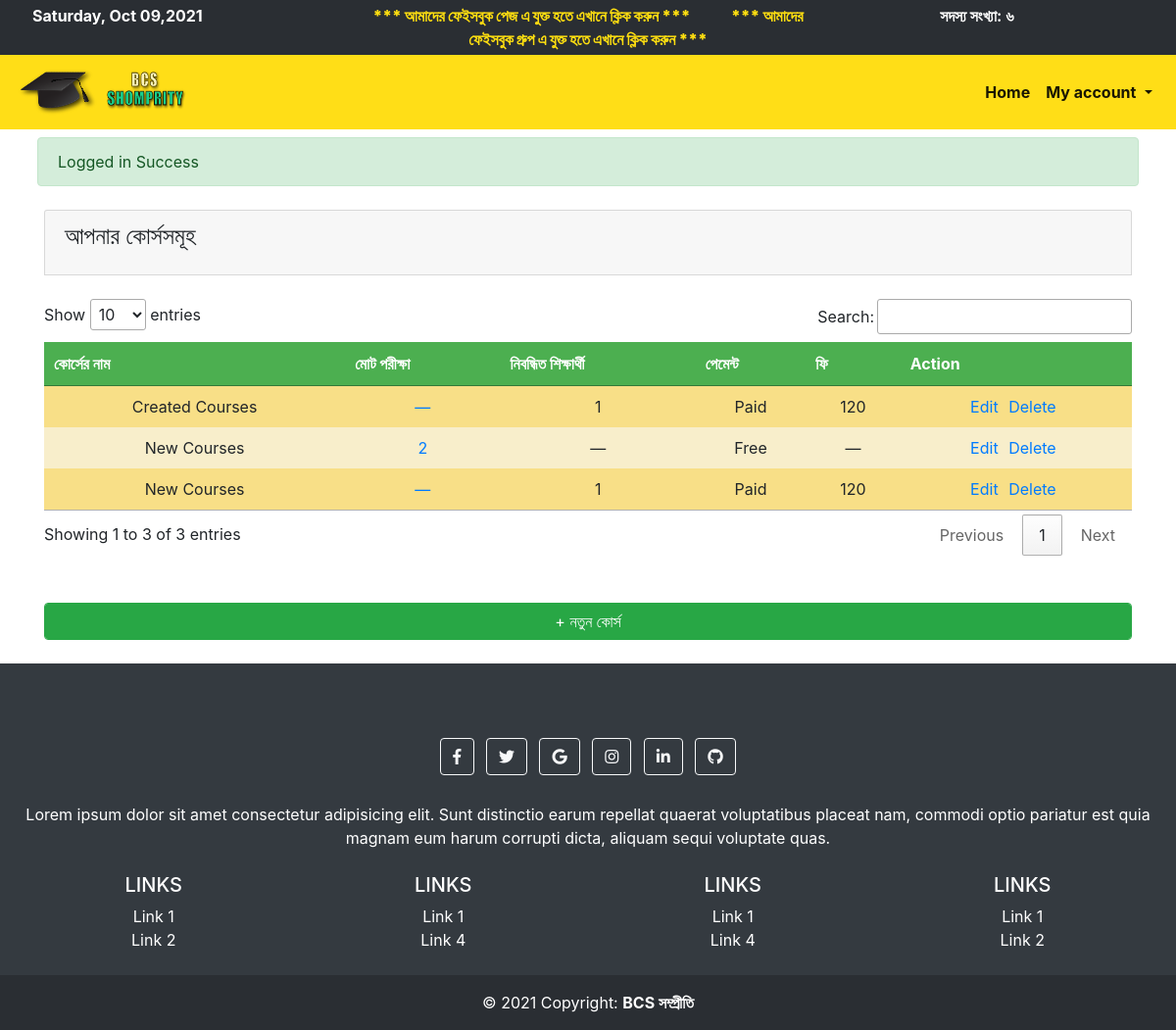
The page /admin/all_courses.php (signed in) on the database its author committed.
### tables this page shows
CREATE TABLE `create_course` (
  `id` int(100) NOT NULL,
  `user_id` int(11) NOT NULL,
  `course_name` varchar(100) NOT NULL,
  `payment_status` tinyint(1) NOT NULL DEFAULT 0,
  `payment_amount` int(255) DEFAULT NULL,
  `register_student` int(255) DEFAULT 0,
  `created_exams` int(255) DEFAULT 0,
  `created_at` timestamp NOT NULL DEFAULT current_timestamp()
);

### link/dbname.php (called while the page is built, shortened)
<?php
$CREATE_COURSE = 'create_course';

### admin/all_courses.php (the view, shortened to what this page needs)
<?php include 'toplayout.php';
$data = all_by_userID_NOT($CREATE_COURSE,'id',1);
?>
<div class="container">
    <div class=" card card-header">
        <h4 class="card-title text-center" style="display: flex"> আপনার কোর্সসমূহ </h4>
    </div>
    <br>
    <table class="category_table text-center" id="table_id">
        <thead>
            <tr>
                <th> কোর্সের নাম </th>
                <th> মোট পরীক্ষা </th>
                <th> নিবন্ধিত শিক্ষার্থী </th>
                <th> পেমেন্ট </th>
                <th> ফি </th>
                <th> Action </th>
            </tr>
        </thead>
        <?php  foreach ($data as $row) { ?>
        <tr>
            <td><?php  echo $row['course_name']; ?></td>
            <td>
                <a href="view_model_tests.php?id=<?php echo $row['id']?>">
                    <div style="width: 100%">
                        <?php  echo $row['created_exams']?$row['created_exams']:"—"; ?>
                    </div>
                </a>
            </td>
            <td> <?php  echo $row['register_student']?$row['register_student']:"—"; ?></td>
            <td> <?php  echo ($row['payment_status']==0?"Paid":"Free"); ?></td>
            <td> <?php  echo $row['payment_amount']?$row['payment_amount']:"—"; ?></td>
            <td>
                <form action="../link/delete.php" method="post">
                 <a href="edit_courses">Edit</a>
                 <button type="submit" class="bg-transparent text-primary border-0" onclick="return confirm('Are you sure you want Delete this courses?');" name="delete_course">Delete</button>
                </form>
            </td>
        </tr>
        <?php  } ?>
    </table>
    <br>
    <br>
    <strong>
        <a href="create_new_courses" class="btn btn-success form-control">+ নতুন কোর্স</a>
    </strong>
</div>
<br>
<?php include 'bottomlayout.php'; ?>

### rows shown on the page
create_course: course_name "Created Courses", register_student "1", payment_status "Paid", payment_amount "120"
create_course: course_name "New Courses", created_exams "2", payment_status "Free"
create_course: course_name "New Courses", register_student "1", payment_status "Paid", payment_amount "120"

### other values the page prints
englishToBangla($totalmember) "৬"
$_SESSION['message'] "Logged in Success"
